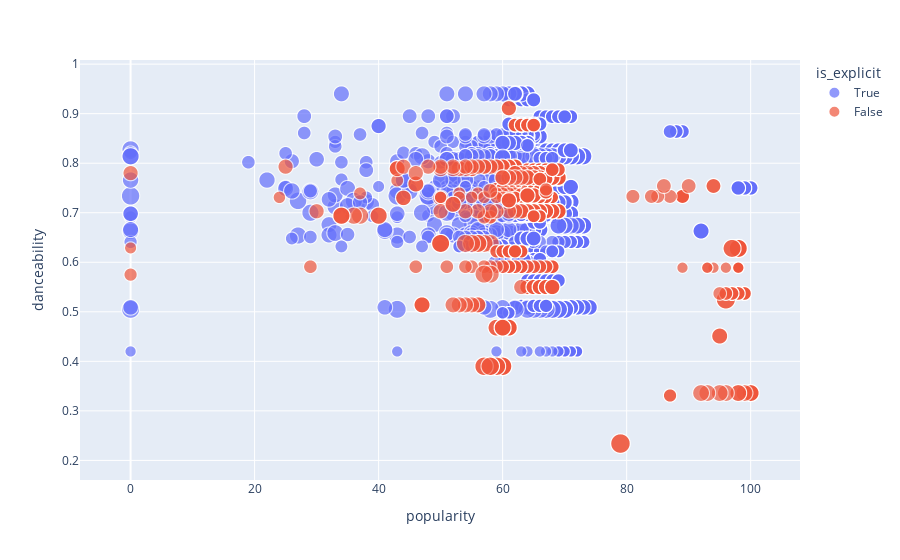

The notebook cell this image was saved under:
### Code cell
fig3=px.scatter(df_GR, x= 'popularity', y= 'danceability',size='tempo',color='is_explicit',hover_data='loudness')
fig3

### Figure 1 — Plotly figure (JSON) as saved in the notebook; plotly's stock layout.template omitted (floating-point values rounded to 4 significant figures; data arrays with more than 128 entries replaced by an {"elided": "..."} marker saying what was removed)
{"data": [{"customdata": {"elided": "3217x1 float values"}, "hovertemplate": "is_explicit=True<br>popularity=%{x}<br>danceability=%{y}<br>tempo=%{marker.size}<br>loudness=%{customdata[0]}<extra></extra>", "legendgroup": "True", "marker": {"color": "#636efa", "size": {"elided": "3217 float values"}, "sizemode": "area", "sizeref": 0.5293, "symbol": "circle"}, "mode": "markers", "name": "True", "showlegend": true, "type": "scattergl", "x": {"elided": "3217 int values"}, "xaxis": "x", "y": {"elided": "3217 float values"}, "yaxis": "y"}, {"customdata": {"elided": "1187x1 float values"}, "hovertemplate": "is_explicit=False<br>popularity=%{x}<br>danceability=%{y}<br>tempo=%{marker.size}<br>loudness=%{customdata[0]}<extra></extra>", "legendgroup": "False", "marker": {"color": "#EF553B", "size": {"elided": "1187 float values"}, "sizemode": "area", "sizeref": 0.5293, "symbol": "circle"}, "mode": "markers", "name": "False", "showlegend": true, "type": "scattergl", "x": {"elided": "1187 int values"}, "xaxis": "x", "y": {"elided": "1187 float values"}, "yaxis": "y"}], "layout": {"legend": {"itemsizing": "constant", "title": {"text": "is_explicit"}, "tracegroupgap": 0}, "margin": {"t": 60}, "xaxis": {"anchor": "y", "domain": [0, 1], "title": {"text": "popularity"}}, "yaxis": {"anchor": "x", "domain": [0, 1], "title": {"text": "danceability"}}}}
